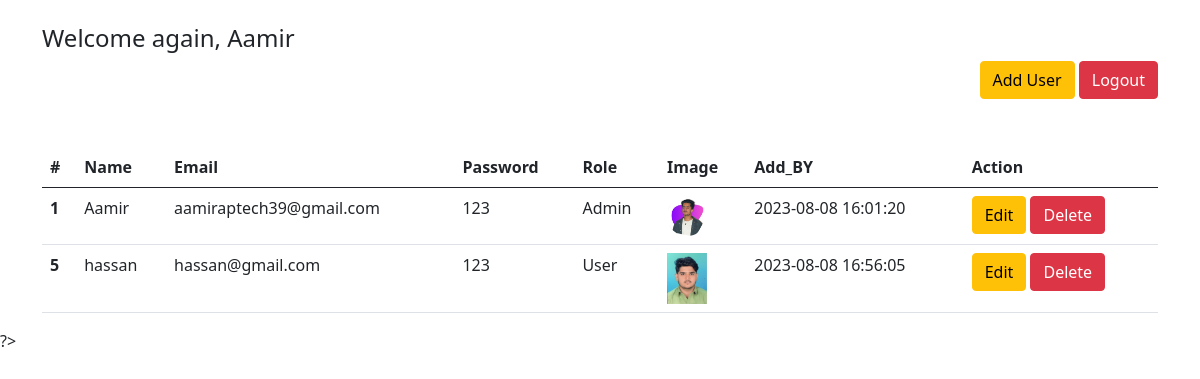
/show.php (signed in), run on the app's committed database.
### tables this page shows
CREATE TABLE `user` (
  `id` int(11) NOT NULL,
  `Name` varchar(255) NOT NULL,
  `Email` varchar(255) NOT NULL,
  `Password` varchar(255) NOT NULL,
  `CPass` varchar(255) NOT NULL,
  `Role` int(100) NOT NULL,
  `add_date` timestamp NOT NULL DEFAULT current_timestamp(),
  `img` varchar(255) NOT NULL
);

### show.php (the view, shortened to what this page needs)
<?php
include('main.php');
include('connection.php');
?>
<?php
if($_SESSION['role'] == 0){
?>
<div class="container mt-4">
    <div class="name">
        <h4>Welcome again, <?php echo $_SESSION['name']?></h4>
    </div>
    <div class="btns text-end">
        <a href="./insert.php" class="btn btn-warning mb-5">Add User</a>
        <a href="./logout.php" class="btn btn-danger mb-5">Logout</a>
    </div>
<table class="table">
  <thead>
    <tr>
      <th scope="col">#</th>
      <th scope="col">Name</th>
      <th scope="col">Email</th>
      <th scope="col">Password</th>
      <th scope="col">Role</th>
      <th scope="col">Image</th>
      <th scope="col">Add_BY</th>
      <th scope="col">Action</th>
    </tr>
  </thead>
  <tbody>
  <?php
    $query = mysqli_query($connection,'SELECT * FROM `user`');
    if($query){
        while($row = mysqli_fetch_assoc($query)){
    ?>
    <tr>
      <th scope="row"><?php echo $row['id']?></th>
      <td><?php echo $row['Name']?></td>
      <td><?php echo $row['Email']?></td>
      <td><?php echo $row['Password']?></td>
      <td><?php $row['Role'];
      if($row['Role'] == 0){
          echo "Admin";
        }else{
        echo "User";
      }
      ?></td>
      <td><img src="<?php echo "img/".$row['img']?>" width="40" alt=""></td>
      <td><?php echo $row['add_date']?></td>
      <td><a href="update.php?id=<?php echo $row['id']?>" class="btn btn-warning">Edit</a>
      <a href="delete.php?id=<?php echo $row['id']?>" class="btn btn-danger">Delete</a>
    </td>
    </tr>
    <?php
      }
    }
    ?>
  </tbody>
</table>
</div>
<?php
}
?>
?>

### data on the page
user: id "1", Name "Aamir", Email "aamiraptech39@gmail.com", Password "123", Role "Admin", img (picture), add_date "2023-08-08 16:01:20"
user: id "5", Name "hassan", Email "hassan@gmail.com", Password "123", Role "User", img (placeholder picture), add_date "2023-08-08 16:56:05"

### other printed values
$_SESSION['name'] "Aamir"
